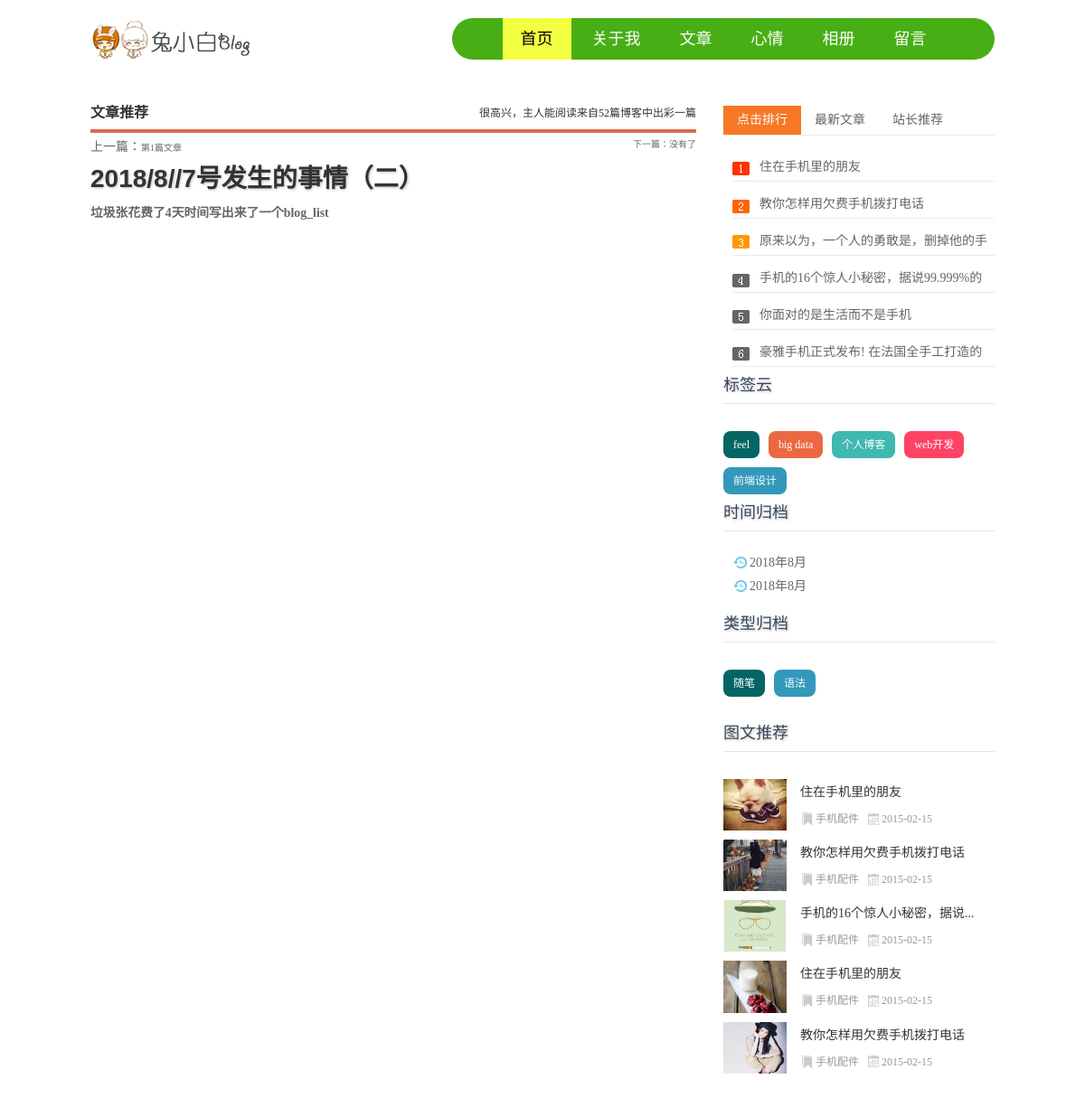
The page /details/2 on the database its author committed.
### blog/models.py (models this page shows, shortened)
class Blog(models.Model):
	STATUS_CHOICES = (
		('draft', 'Draft'), ('published', 'Published'),)
	title = models.CharField(max_length=30)
	content = models.TextField()
	category = models.ForeignKey(Category, on_delete=models.DO_NOTHING)
	tag = models.ManyToManyField(Tag)
	author = models.ForeignKey(User, on_delete=models.DO_NOTHING)
	thumbnail = models.ImageField(upload_to='blog/%Y/%m/%d', blank=True)
	created = models.DateTimeField(auto_now_add=True)
	update = models.DateTimeField(auto_now=True)
	status = models.CharField(max_length=10, choices=STATUS_CHOICES, default='draft')
	publish = models.DateTimeField(default=timezone.now)
	objects = models.Manager()
	published = PublishedManager()
	def __str__(self):
		return self.title
	class Meta:
		ordering = ['-created']

class Tag(models.Model):
	name = models.CharField(max_length=10)

class Category(models.Model):
	name = models.CharField(max_length=10)

### blog/views.py (the view)
# urls.py: path('', index, name='index'), path('details/<int:blog_id>', blog_detail, name='blog_detail'),
def blog_detail(req, blog_id):
	blog = get_object_or_404(Blog, id=blog_id)
	blog.content = markdown.markdown(
		blog.content, extensions=[
			'markdown.extensions.extra', 'markdown.extensions.codehilite', 'markdown.extensions.toc',])
	context = dict()
	context['blog'] = blog
	context['pre_blog'] = Blog.published.filter(publish__gt=blog.publish).last()
	context['next_blog'] = Blog.published.filter(publish__lt=blog.publish).first()
	return render(req, 'blog/blog_detail.html', context)

### blog/models.py (called while the page is built)
	def get_queryset(self):
		return super(PublishedManager, self).get_queryset().filter(status='published')

### blog/templatetags/blog_tags.py (called while the page is built)
@register.simple_tag
def total_blogs():
	return Blog.published.count()

@register.simple_tag
def get_recent_blogs(num=6):
	return Blog.published.all()[:num]

@register.simple_tag
def get_all_tags():
	return Tag.objects.all()

@register.simple_tag
def get_all_categories():
	return Category.objects.all()

@register.simple_tag
def get_blogs_with_date():
	return Blog.published.dates('publish', 'month', order='DESC')

### blog/templates/blog/blog_detail.html (shortened to what this page needs)
{% extends 'base.html' %}
{% load staticfiles %}
{% load blog_tags %}
{% block css %}
	<link href="{% static 'blog/css/blog_detail.css' %}" rel="stylesheet">
	<link rel="stylesheet" href="{% static 'blog/css/highlights/monokai.css' %}">
{% endblock %}
{% block content %}
    <div class="l_box f_l">
	    <div class="topnews">
		    <div class="begin"><span>
                    很高兴，主人能阅读来自{% total_blogs %}篇博客中出彩一篇
                </span>
                <b>文章</b>推荐
            </div>
		    <div class="paper-info">
			    {% if pre_blog %}
			        <p class="pre-paper"> <a href="{% url 'blog_detail' pre_blog.pk %}"><span>上一篇：</span>{{ pre_blog }}</a> </p>
			    {% else %}
			        <p class="pre-paper"> 上一篇：没有了</p>
			    {% endif %}
			    {% if next_blog %}
			        <p class="next-paper"><a href="{% url 'blog_detail' next_blog.pk %}"><span>下一篇：</span>{{ next_blog }}</a></p>
			    {% else %}
			        <p class="next-paper"> 下一篇：没有了</p>
			    {% endif %}
		    </div>
		    <div class="blog">
			    <h1> {{ blog.title }}</h1>
			    <p> {{ blog.content |safe }}</p>
		    </div>
        </div>
      </div>
{% endblock %}

### blog/templates/base.html (shortened to what this page needs)
<!doctype html>
{% load staticfiles %}
{% load blog_tags %}
<html>
<head>
  <link href="{% static 'blog/css/base.css' %}" rel="stylesheet" />
  <link href="{% static 'blog/css/index.css' %}" rel='stylesheet' />
  {% block css %}{% endblock %}
</head>
<body>
	<header>
    	<div class="logo f_l"> <a href="/"><img src="{% static 'blog/images/logo.png' %}"></a> </div>
        	<nav id="topnav" class="f_r">
            <ul>
                <a href="{% url 'index' %}" id='topnav_current'>首页</a>
                <a href="{% url 'index' %}" target="">关于我</a>
                <a href="{% url 'index' %}" target="">文章</a>
                <a href="{% url 'index' %}" target="">心情</a>
                <a href="{% url 'index' %}" target="">相册</a>
                <a href="{% url 'index' %}" target="">留言</a>
            </ul>
  		</nav>
    </header>
    <article>
     {% block content %}
      {% endblock %}
      <div class="r_box f_r">
        <div class="moreSelect" id="lp_right_select">
          <div class="ms-top">
            <ul class="hd" id="tab">
              <li class="cur"><a href="/">点击排行</a></li>
              <li><a href="/">最新文章</a></li>
              <li><a href="/">站长推荐</a></li>
            </ul>
          </div>
          <div class="ms-main" id="ms-main">
            <div style="display: block;" class="bd bd-news" >
              <ul>
                <li><a href="/" target="_blank">住在手机里的朋友</a></li>
                <li><a href="/" target="_blank">教你怎样用欠费手机拨打电话</a></li>
                <li><a href="/" target="_blank">原来以为，一个人的勇敢是，删掉他的手机号码...</a></li>
                <li><a href="/" target="_blank">手机的16个惊人小秘密，据说99.999%的人都不知</a></li>
                <li><a href="/" target="_blank">你面对的是生活而不是手机</a></li>
                <li><a href="/" target="_blank">豪雅手机正式发布! 在法国全手工打造的奢侈品</a></li>
              </ul>
            </div>
	            {% get_recent_blogs as recent_blogs %}
          </div>
          <div class="cloud">
            <h3>标签云</h3>
	          {% get_all_tags as all_tags %}
            <ul>
	            {% for tag in all_tags %}
	                <li><a href="/">{{ tag.name }}</a></li>
	            {% empty %}
	                暂无标签
	            {% endfor %}
              <li><a href="/">个人博客</a></li>
              <li><a href="/">web开发</a></li>
              <li><a href="/">前端设计</a></li>
            </ul>
          </div>
	        <div class="date">
		        <h3>时间归档</h3>
		        {% get_blogs_with_date as blogs_with_date %}
		        <ul>
			        {% for blog in blogs_with_date %}
			            <li>
				            <span class="date-logo"><a href="{% url 'blogs_with_date' blog.year blog.month %}">{{ blog.year }}年{{ blog.month }}月</a></span>
			            </li>
			            <li>
				            <span class="date-logo"><a href="#">{{ blog.year }}年{{ blog.month }}月</a></span>
			            </li>
			        {% empty %}
			            暂无相关内容
			        {% endfor %}
		        </ul>
	        </div>
	        <div class="category">
		        <h3>类型归档</h3>
		        {% get_all_categories as all_categories %}
		        <ul>
			        {% for category in all_categories %}
			            <li>
				            <a href="{% url 'blogs_with_category' category.pk %}"> {{ category.name }}</a></li>
			        {% empty %}
			            暂无分类
			        {% endfor %}
		        </ul>
	        </div>
          <div class="tuwen">
            <h3>图文推荐</h3>
            <ul>
              <li><a href="/"><img src="images/01.jpg"><b>住在手机里的朋友</b></a>
                <p><span class="tulanmu"><a href="/">手机配件</a></span><span class="tutime">2015-02-15</span></p>
              </li>
              <li><a href="/"><img src="images/02.jpg"><b>教你怎样用欠费手机拨打电话</b></a>
                <p><span class="tulanmu"><a href="/">手机配件</a></span><span class="tutime">2015-02-15</span></p>
              </li>
              <li><a href="/" title="手机的16个惊人小秘密，据说99.999%的人都不知"><img src="images/03.jpg"><b>手机的16个惊人小秘密，据说...</b></a>
                <p><span class="tulanmu"><a href="/">手机配件</a></span><span class="tutime">2015-02-15</span></p>
              </li>
              <li><a href="/"><img src="images/06.jpg"><b>住在手机里的朋友</b></a>
                <p><span class="tulanmu"><a href="/">手机配件</a></span><span class="tutime">2015-02-15</span></p>
              </li>
              <li><a href="/"><img src="images/04.jpg"><b>教你怎样用欠费手机拨打电话</b></a>
                <p><span class="tulanmu"><a href="/">手机配件</a></span><span class="tutime">2015-02-15</span></p>
              </li>
            </ul>
          </div>
        </div>
      </div>
    </article>
</body>
</html>

### blog/static/blog/css/base.css (style rules this page uses)
* { margin:0; padding:0; }
body { font: 12px/1.5 'Microsoft Yahei', 'Simsun'; color: #666666; background: #fff; }
img { border: 0; display: block; }
ul { list-style: none; }
h1, h2, h3, h4, h5, h6 { font-size: 100%; font-weight: normal; }
a { outline: none; }
a:link, a:visited { text-decoration: none; color: #666; }
.f_l { float: left; }
.f_r { float: right; }
.l_box { width: 670px; }
.r_box { width: 300px; }
header { width: 1000px; margin: 20px auto; overflow: hidden; clear: both; }
#topnav { width: 60%; background: #48AE15; height: 46px; line-height: 46px; text-align: center; border-radius: 46px; }
#topnav a { display: inline-block; font-size: 18px; font-family: "Microsoft Yahei", Arial, Helvetica, sans-serif; padding: 0 20px; color: #fff; }
a#topnav_current { background: #F3FF41; color: #000; }
article { width: 1000px; margin: 20px auto; }
.moreSelect { width: 100%; margin: 30px 0 20px 0; overflow: hidden; }
.ms-top { height: 32px; border-bottom: solid 1px #EAEAEA; font-size: 14px; }
#tab li a { float: left; height: 32px; cursor: pointer; line-height: 32px; list-style-type: none; padding: 0 15px; }
#tab li.cur a { color: #fff; background: #f77825; }
.bd { display: none; }
.bd-news ul { padding: 10px 0 0 10px; background: url(../images/ph2.png) no-repeat 10px 29px; }
.bd-news ul li { border-bottom: solid 1px #EAEAEA; line-height: 30px; height: 30px; overflow: hidden; font-size: 14px; padding: 10px 0 0 30px; }
.bd-news ul li a { display: block; }
.cloud { width: 100%; clear: both; overflow: hidden; }
.cloud h3 { line-height: 40px; color: #38485A; font-size: 18px; border-bottom: 1px solid #E6E6E6; height: 40px; }
.cloud ul { margin: 20px 0; }
.cloud ul li { line-height: 24px; height: 24px; display: block; background: #999; float: left; padding: 3px 11px; margin: 10px 10px 0 0; border-radius: 8px; -moz-transition: all 0.5s; -webkit-transition: all 0.5s; -o-transition: all 0.5s; transition: all 0.5s; }
.cloud ul li a { color: #FFF; }
.cloud ul li:nth-child(8n-7) { background: #8A9B0F; }
.cloud ul li:nth-child(8n-6) { background: #EB6841; }
.cloud ul li:nth-child(8n-5) { background: #3FB8AF; }
.cloud ul li:nth-child(8n-4) { background: #FE4365; }
.cloud ul li:nth-child(8n-3) { background: #FC9D9A; }
.cloud ul li:first-child { background: #036564; }
.cloud ul li:last-child { background: #3299BB; }
.date { width: 100%; clear: both; overflow: hidden; }
.date h3 { line-height: 40px; color: #38485A; font-size: 18px; border-bottom: 1px solid #E6E6E6; height: 40px; }
.date ul { margin: 20px 0; }
.date ul li { line-height: 24px; height: 10px; display: block; font-size: 14px; padding: 3px 11px; margin: 10px 10px 0 0; }
.date .date-logo { background: url(../images/newsbg02.png) no-repeat center left; padding-left: 18px; }
.category { width: 100%; clear: both; overflow: hidden; }
.category h3 { line-height: 40px; color: #38485A; font-size: 18px; border-bottom: 1px solid #E6E6E6; height: 40px; }
.category ul { margin: 20px 0; }
.category ul li { line-height: 24px; height: 24px; display: block; background: #999; float: left; padding: 3px 11px; margin: 10px 10px 0 0; border-radius: 8px; -moz-transition: all 0.5s; -webkit-transition: all 0.5s; -o-transition: all 0.5s; transition: all 0.5s; }
.category ul li a { color: #FFF; }
.category ul li:nth-child(8n-7) { background: #8A9B0F; }
.category ul li:nth-child(8n-6) { background: #EB6841; }
.category ul li:first-child { background: #036564; }
.category ul li:last-child { background: #3299BB; }

### blog/static/blog/css/index.css (style rules this page uses)
.topnews { margin: 20px 0; }
.topnews .begin { font-size: 16px; font-weight: bold; line-height: 36px; color: #333; border-bottom: #db6d4c 4px solid; }
.topnews .begin span { float: right; font-size: 12px; font-weight: normal; }
.tuwen { width: 100%; clear: both; overflow: hidden; margin: 20px 0; }
.tuwen h3 { line-height: 40px; color: #38485A; font-size: 18px; border-bottom: 1px solid #E6E6E6; height: 40px; margin-bottom: 30px; }
.tuwen li { overflow: hidden; clear: both; margin-bottom: 10px; }
.tuwen li img { width: 70px; float: left; margin-right: 15px; }
.tuwen li b { overflow: hidden; width: 100%; font-weight: normal; color: #333; font-size: 14px; line-height: 30px; }
.tuwen li span { color: #999; margin-right: 10px; }
.tuwen p { margin-top: 5px; }
.tulanmu { background: url(../images/lanmbq.png) no-repeat center left; padding-left: 17px; }
.tulanmu a { color: #999; }
.tutime { background: url(../images/datepng.png) no-repeat left center; padding-left: 15px; }

### rows shown on the page
Blog: title "第1篇文章"
Blog: title "2018/8//7号发生的事情（二）", content "垃圾张花费了4天时间写出来了一个blog_list"
Tag: name "feel"
Tag: name "big data"
Category: name "随笔"
Category: name "语法"

### other values the page prints
{{ blog.year }} "2018"
{{ blog.month }} "8"
